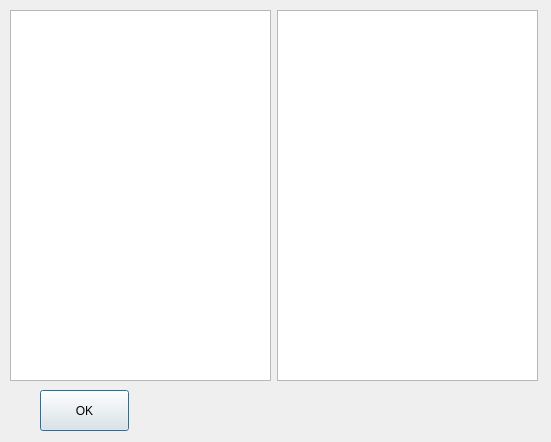
<?xml version="1.0" encoding="UTF-8"?>
<ui version="4.0">
 <class>Dialog</class>
 <widget class="QDialog" name="Dialog">
  <property name="windowModality">
   <enum>Qt::ApplicationModal</enum>
  </property>
  <property name="geometry">
   <rect>
    <x>0</x>
    <y>0</y>
    <width>551</width>
    <height>442</height>
   </rect>
  </property>
  <property name="windowTitle">
   <string>Dialog</string>
  </property>
  <widget class="QWidget" name="horizontalLayoutWidget">
   <property name="geometry">
    <rect>
     <x>10</x>
     <y>10</y>
     <width>528</width>
     <height>371</height>
    </rect>
   </property>
   <layout class="QHBoxLayout" name="horizontalLayout">
    <item>
     <widget class="QListWidget" name="listWidgetLeft"/>
    </item>
    <item>
     <widget class="QListWidget" name="listWidgetRight"/>
    </item>
   </layout>
  </widget>
  <widget class="QPushButton" name="pushButtonExit">
   <property name="geometry">
    <rect>
     <x>40</x>
     <y>390</y>
     <width>89</width>
     <height>41</height>
    </rect>
   </property>
   <property name="text">
    <string>OK</string>
   </property>
  </widget>
 </widget>
 <resources/>
 <connections/>
</ui>
